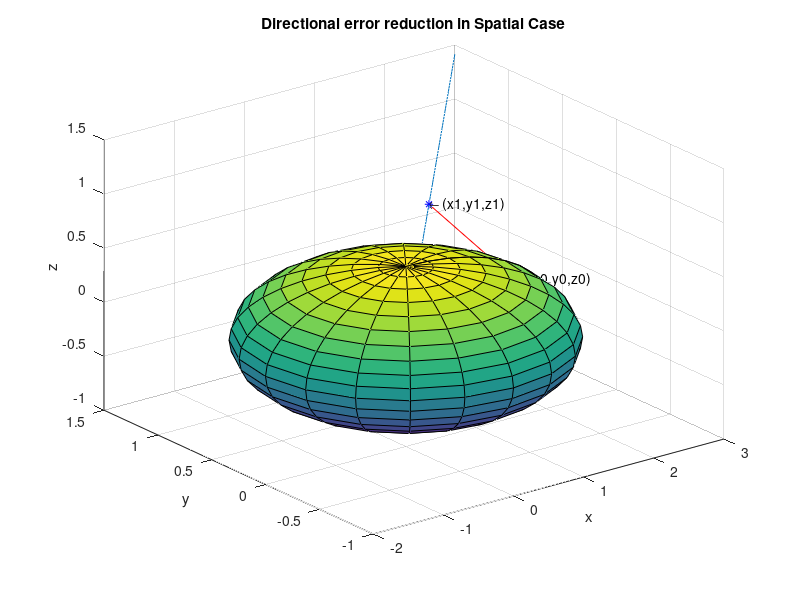

Here is the MATLAB script that generated this plot:
clc
clear
close all

rx = 2;
ry = 1;
rz = 2/3;

phi = pi/4;
beta = pi/4;

x = rx*cos(phi)*cos(beta);
y = ry*cos(phi)*sin(beta);
z = rz*sin(phi);

a = 1;
b = 2;
c = 3;
d = 2;

M1 = 1;
M2 = 0.5;
M3 = 0.4714;

B1 = 0;
B2 = 0;
B3 = 0;

A = (M1/(2*a))^2 + (M2/(2*b))^2 + (M3/(2*c))^2;
t = d/sqrt(A);

x0 = (M1/(2*a^2))*t;
y0 = (M2/(2*b^2))*t;
z0 = (M3/(2*c^2))*t;
display(['The points on the ellipsoid at which the tangents are drawn :'])
fprintf('The first point is : (%f,%f,%f)\n',x0,y0,z0)
fprintf('The second point is : (%f,%f,%f)\n\n',-x0,-y0,-z0)

display(['Check if (x0,y0,z0) lies on the ellipsoid : '])
if (a*x0)^2 + (b*y0)^2 + (c*z0)^2 == d^2
    fprintf('Yes\n\n')
else
    fprintf('No\n\n')
end

B = M1*(a^2)*x0 + M2*(b^2)*y0 + M3*(c^2)*z0;
C = (a^2)*x0*(x0-B1)+(b^2)*y0*(y0-B2)+(c^2)*z0*(z0-B3);
t_tilde = C/B;

x1 = B1 + t_tilde*M1;
y1 = B2 + t_tilde*M2;
z1 = B3 + t_tilde*M3;

display(['Point of intersection between tangent plane and the directional line'])
fprintf('(x1,y1,z1) = (%f,%f,%f)\n\n',x1,y1,z1)

% Draw the ellipsoid
ellipsoid(0,0,0,rx,ry,rz)
xlabel('x')
ylabel('y')
zlabel('z')
hold on
plot3(x0,y0,z0,'k*')
plot3(x1,y1,z1,'b*')
v1=[x0 y0 z0];
v2=[x1 y1 z1];
v=[v2;v1];
plot3(v(:,1),v(:,2),v(:,3),'r')

display(['Check the orthonormality of the points : '])
if (M1*(x1-x0)+M2*(y1-y0)+M3*(z1-z0) <= 1e-10)
    fprintf('Yes\n\n')
end

for i = 1:100
    x(i) = B1+0.03*i*M1;
    y(i) = B2+0.03*i*M2;
    z(i) = B3+0.03*i*M3;
end

plot3(x,y,z)
text(x0,y0,z0,'\leftarrow (x0,y0,z0)')
text(x1,y1,z1,'\leftarrow (x1,y1,z1)')
title('Directional error reduction in Spatial Case')